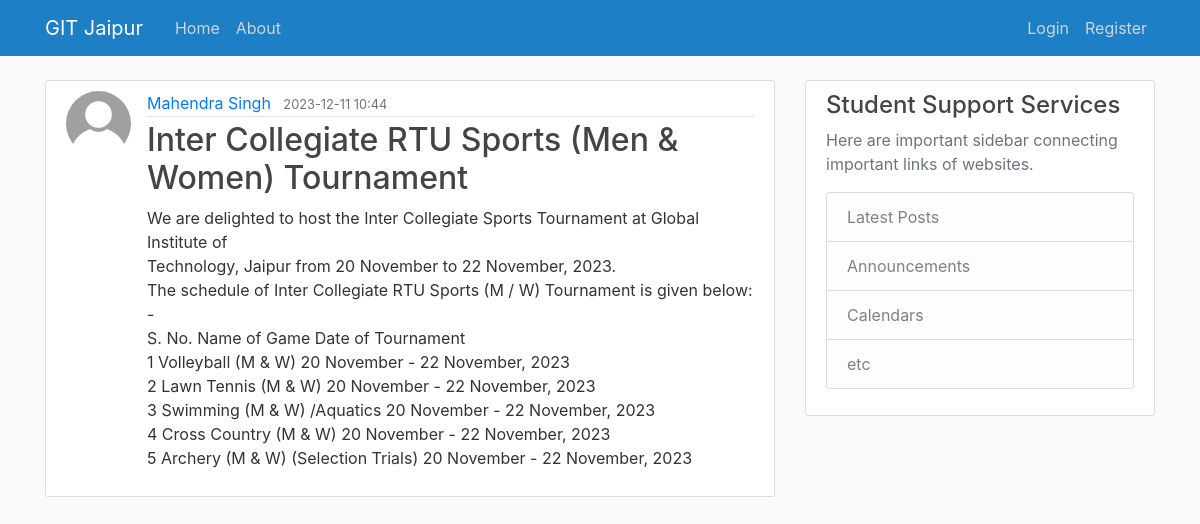
Screenshot of /post/2 with the database file from the repository.
### flask_app/models.py (models this page shows, shortened)
class User(db.Model, UserMixin):
    id = db.Column(db.Integer, primary_key=True)
    username = db.Column(db.String(20), unique=True, nullable=False)
    email = db.Column(db.String(120), unique=True, nullable=False)
    image_file = db.Column(db.String(20), nullable=False, default='default.jpg')
    password = db.Column(db.String(60), nullable=False)
    msges = db.relationship('Post', backref='sender', lazy=True)

class Post(db.Model):
    id = db.Column(db.Integer, primary_key=True)
    title = db.Column(db.String(100), nullable=False)
    msg_date = db.Column(db.DateTime, nullable=False, default=datetime.now(timezone.utc))
    content = db.Column(db.Text, nullable=False)
    user_id = db.Column(db.Integer, db.ForeignKey('user.id'), nullable=False)

### flask_app/routes.py (the view)
@app.route("/post/<int:post_id>")
def post(post_id):
    post = Post.query.get_or_404(post_id)
    return render_template('post.html', title=post.title, post=post)

### flask_app/templates/post.html (shortened to what this page needs)
{% extends "layout.html" %}
{% block content %}
    <article class="media content-section">
        <img class="rounded-circle article-img" src="{{ url_for('static', filename='profile_pic/'+post.sender.image_file) }}">
        <div class="media-body">
            <div class="article-metadata">
                <a class="mr-2" href="{{ url_for('user_posts', username=post.sender.username) }}">{{ post.sender.username }}</a>
                <small class="text-muted">{{ post.msg_date.strftime('%Y-%m-%d %H:%M') }}</small>
            </div>
            <h2 class="article-title">{{ post.title }}</a></h2>
            <p class="article-content">{{ post.content }}</p>
        </div>
    </article>
{% endblock content %}

### flask_app/static/main.css (style rules this page uses)
body { background: #fafafa; color: #333333; margin-top: 5rem; }
h1, h2, h3, h4, h5, h6 { color: #444444; }
.content-section { background: #ffffff; padding: 10px 20px; border: 1px solid #dddddd; border-radius: 3px; margin-bottom: 20px; }
.article-title { color: #444444; }
.article-content { white-space: pre-line; }
.article-img { height: 65px; width: 65px; margin-right: 16px; }
.article-metadata { padding-bottom: 1px; margin-bottom: 4px; border-bottom: 1px solid #e3e3e3 }

### rows the page displays
User: image_file (placeholder picture), sender.username "Mahendra Singh"
Post: msg_date "2023-12-11 10:44", title "Inter Collegiate RTU Sports (Men & Women) Tournament", content "We are delighted to host the Inter Collegiate Sports Tournament at Global Institute of Technology, Jaipur from 20 November to 22 November, 2023. The schedule of Inter Collegiate RTU Sports (M / W) Tournament is given below: - S. No. Name of Game Date of Tournament 1 Volleyball (M & W) 20 November - 22 November, 2023 2 Lawn Tennis (M & W) 20 November - 22 November, 2023 3 Swimming (M & W) /Aquatics 20 November - 22 November, 2023 4 Cross Country (M & W) 20 November - 22 November, 2023 5 Archery (M & W) (Selection Trials) 20 November - 22 November, 2023"
